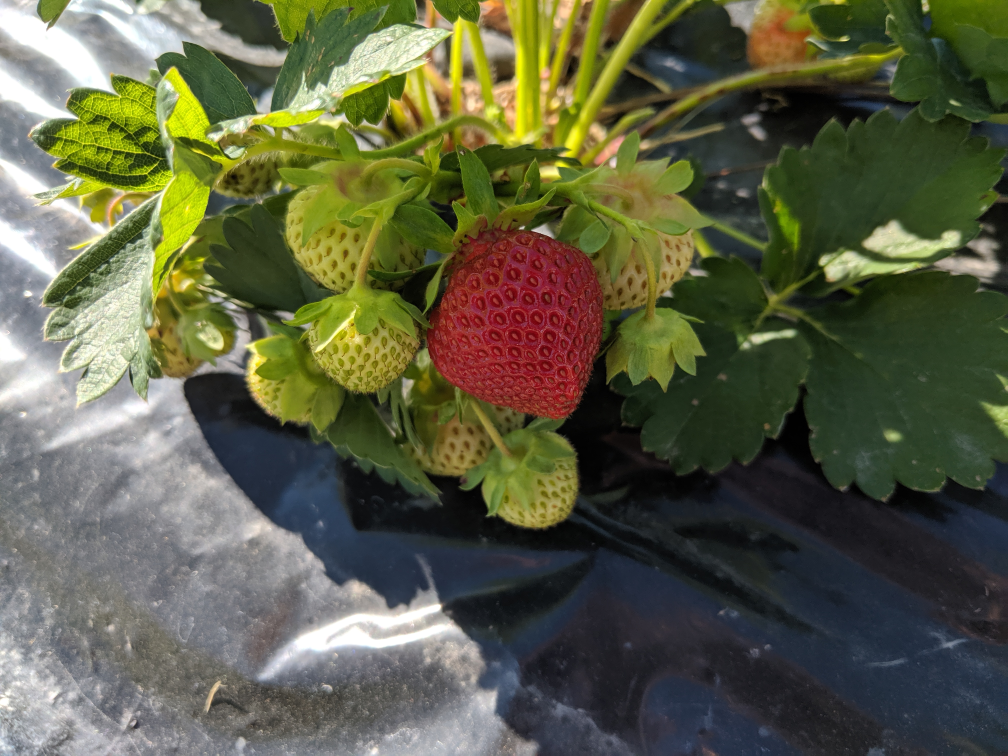
#> input picture computer vision/test_image.jpg, 4032 x 3024 px (shown at 1/4 size); its folder holds only this picture in this run
$ python -i OpenCV_Tkinter.py   (imports and definitions only)
#> lines starting #> are read from the running program, lines starting #| are printed output that depends on the picture; after the words box and inside, x2 and y2 are one past the last pixel; in counts of white or black regions, pixels touching at a corner belong together
from tkinter import *
from PIL import ImageTk, Image
import cv2
import numpy as np
import matplotlib.pyplot as plt
import random as rng
import os.path
from os import path


def tkGUI():
    global window
    window=Tk()
    window.title('OpenCV GUI')
    #Declare Variables
    Img2Check()
    #Declaring Canvas
    global canv2
    canv,canv2=DeclareCanvas(window)
    #Images
    image=cv2.imread('test_image.jpg')
    image2=cv2.imread('test_image2.jpg')
    img =FormatImageCanvas(image)
    img2=FormatImageCanvas(image2)
    Canv(img,img2,canv,canv2)
    #Declaring Labels
    label=Label(window, text='').grid(row=0,column=2)
    #Declaring Buttons
    btn1=Button(window,text="previous").grid(row=0,column=0)
    btn2=Button(window,text="next").grid(row=0,column=1)

    btn4=Button(window,text="Red",command=red(image)).grid(row=0,column=4)
    btn3=Button(window,text="Gray",command=gray(image)).grid(row=0,column=3)
    btn5=Button(window,text="Green").grid(row=0,column=5)
    btn6=Button(window,text="Canny").grid(row=0,column=6)
    window.mainloop()

def Img2Check():
    if path.exists("test_image2.jpg")==False:
        image=cv2.imread('test_image.jpg')
#> image is the input picture: shape (3024, 4032, 3); mean B, G, R 69.3, 95, 92.8
        cv2.imwrite('test_image2.jpg',image)

def Canv(img,img2,canv,canv2):
    canv.create_image((224,168),image=img)
    canv2.create_image((224,168),image=img2)


def DeclareCanvas(window):
    canv = Canvas(window, width=448, height=336, bg='white')
    canv2 = Canvas(window, width=448, height=336, bg='white')
    canv.grid(row=1, column=0, columnspan=2)
    canv2.grid(row=1, column=3, columnspan=4)
    return canv,canv2

def FormatImageCanvas(img):
    #Note: this line is need down below or else blue and red switch. could be useful
    img = cv2.cvtColor(img, cv2.COLOR_BGR2RGB)
    img = cv2.resize(img,(448,336))
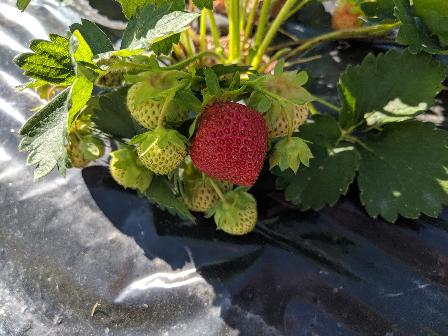
#> img: shape (336, 448, 3); mean R, G, B 92.8, 95, 69.3
    img=Image.fromarray(img)
    img=ImageTk.PhotoImage(img)
    return img

def Update():
    window.configure()
    print('hello')


def red(image):
    #this is to find the colour red using HSV range
    image=cv2.GaussianBlur(image, (21,21),0)
    hsv = cv2.cvtColor(image, cv2.COLOR_BGR2HSV)
#> hsv: shape (3024, 4032, 3); mean H, S, V 66, 96.5, 102.7
    #lower red
    lower_red=np.array([0,120,0])
    upper_red=np.array([10,255,255])
    mask1=cv2.inRange(hsv, lower_red, upper_red)
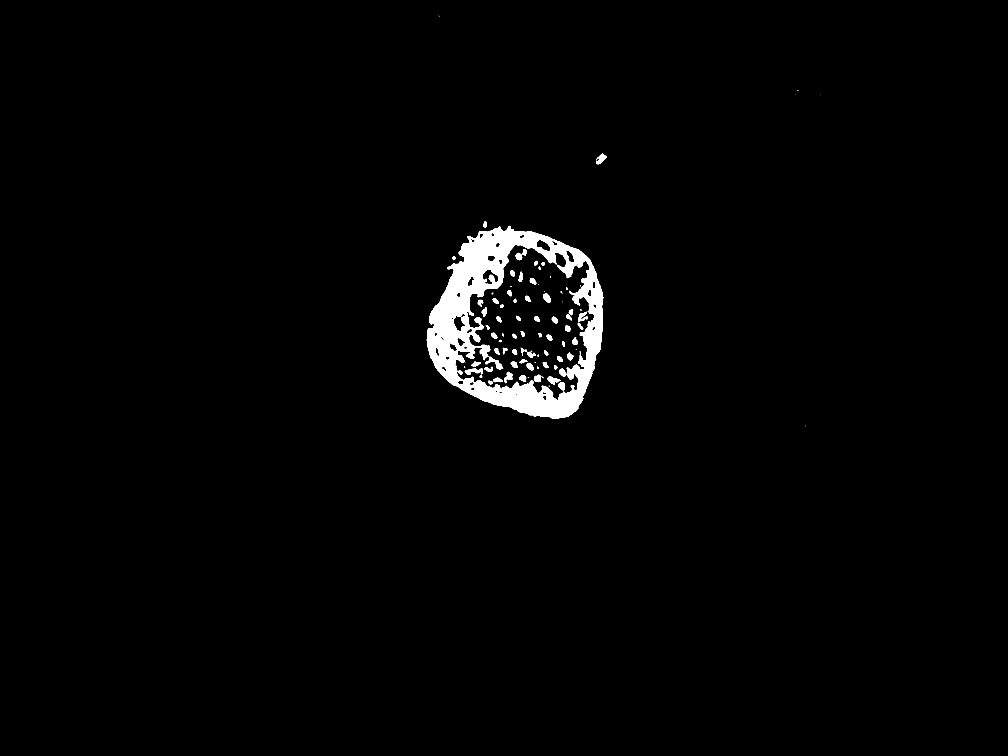
#> mask1: shape (3024, 4032) (shown at 1/4 size); 1.7% white; 157 white regions (86 under 20 px), largest, box (x1, y1, x2, y2) and area: (1707, 903, 2413, 1676) 180571, (1940, 1427, 2013, 1478) 1118, (1859, 1473, 1931, 1499) 953
    #range for upper range
    lower_red = np.array([170,120,0])
    upper_red = np.array([180,255,255])
    mask2 = cv2.inRange(hsv,lower_red,upper_red)
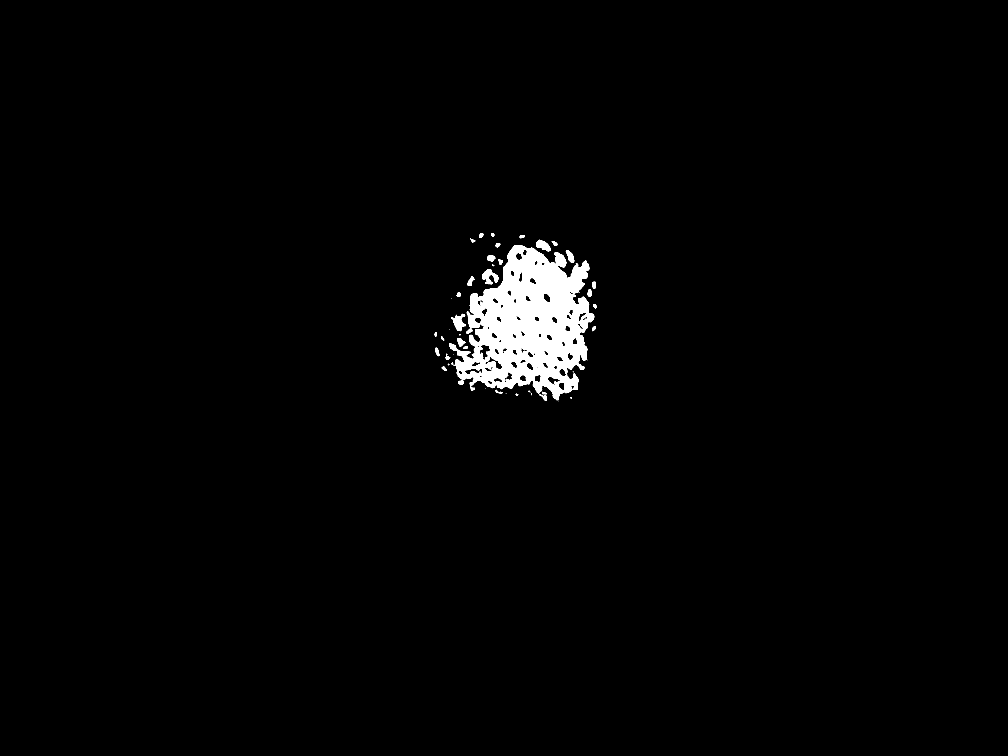
#> mask2: shape (3024, 4032) (shown at 1/4 size); 1.7% white; 101 white regions (63 under 20 px), largest, box (x1, y1, x2, y2) and area: (1797, 980, 2377, 1602) 196190, (1929, 1077, 1993, 1137) 2057, (1805, 1255, 1864, 1325) 1911
    #Over lapping masks
    mask1 = mask1+mask2
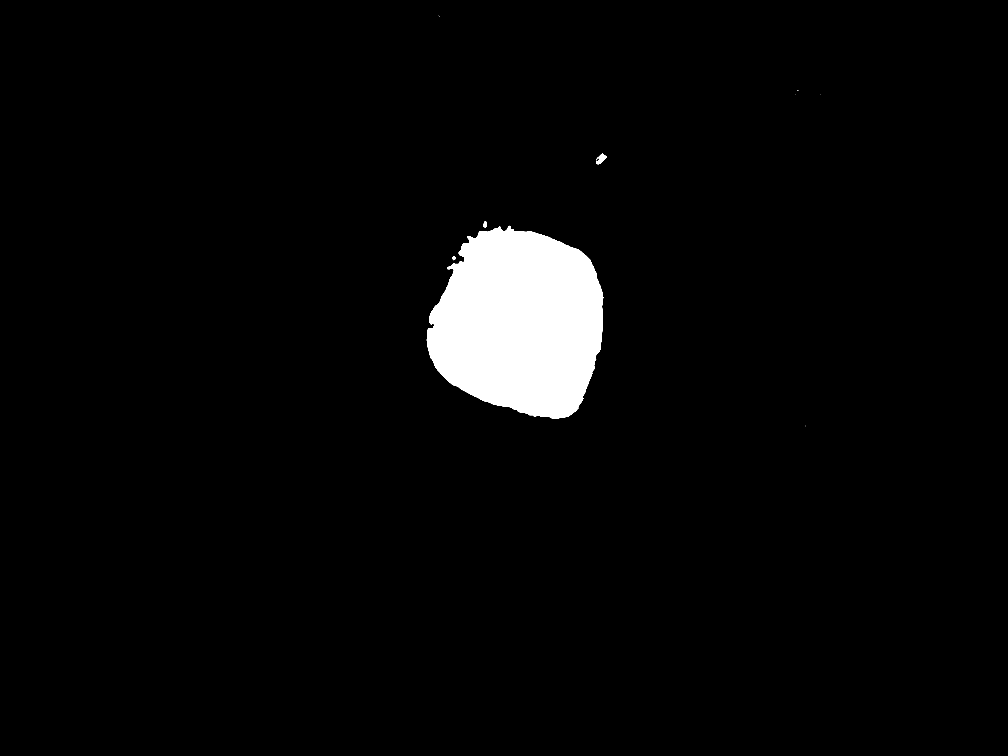
#> mask1: shape (3024, 4032) (shown at 1/4 size); 3.4% white; 17 white regions (13 under 20 px), largest, box (x1, y1, x2, y2) and area: (1707, 903, 2413, 1676) 412341, (2384, 613, 2427, 657) 899, (1934, 885, 1947, 910) 235, (1809, 1024, 1822, 1041) 144
    #over laying
    red = cv2.bitwise_and(image, image, mask= mask1)
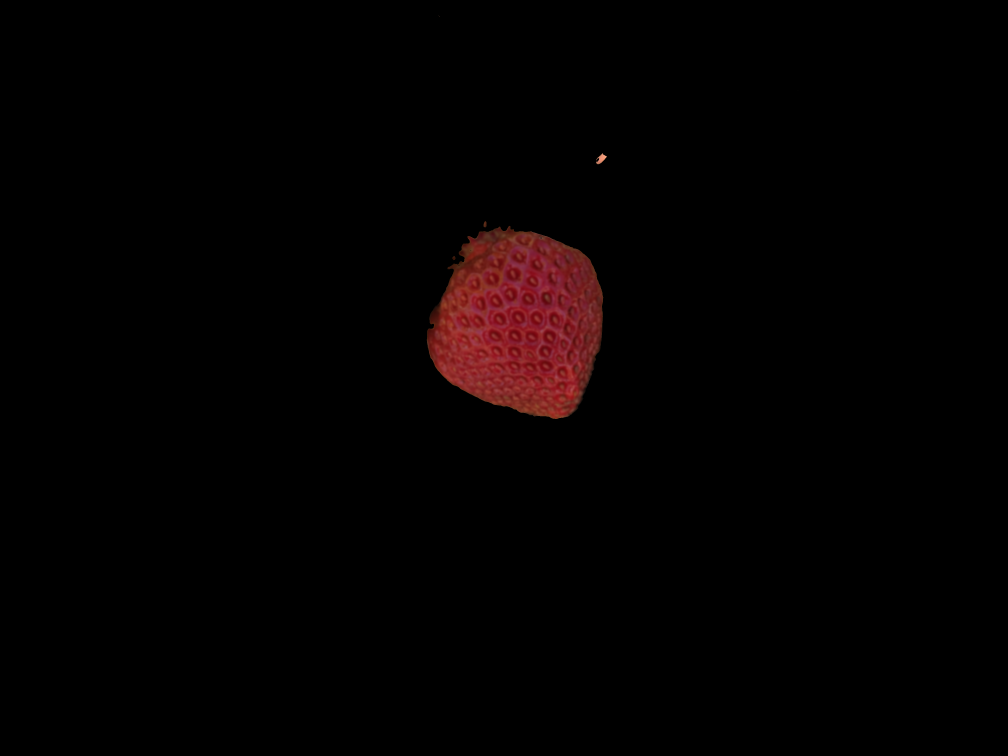
#> red: shape (3024, 4032, 3) (shown at 1/4 size); mean of channels 0, 1, 2 1.3, 1.2, 4.3; drawn as B, G, R

    cv2.imwrite('test_image2.jpg',red)
    Update()
    return red

def blur(image):
    blur=cv2.GaussianBlur(image, (5,5),0)
    return blur

def gray(image): #converts image to gray scale
    gray=cv2.cvtColor(image, cv2.COLOR_RGB2GRAY)
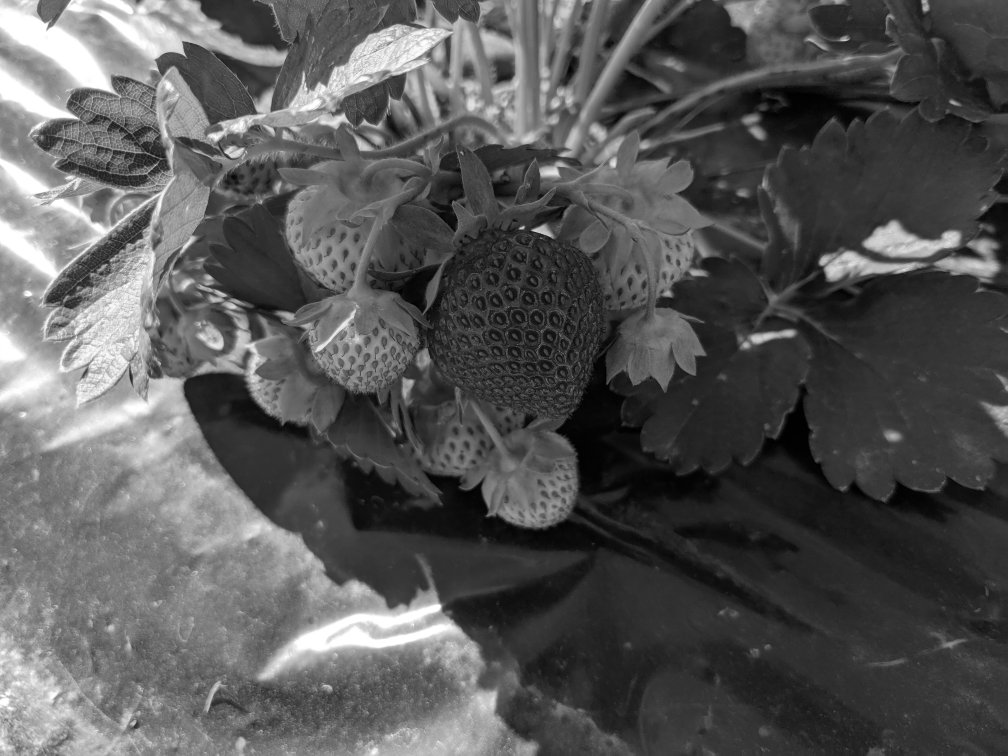
#> gray: shape (3024, 4032) (shown at 1/4 size); min 0, max 255, mean 87
    cv2.imwrite('test_image2.jpg',gray)
    Update()
    return gray

def canny(image): #This is to find edges in an image
    image=gray(image)
    image=blur(image)
    image=cv2.Canny(image,10,100)
    return image

# [1 line not run here, left out]

>>> result = tkGUI()
